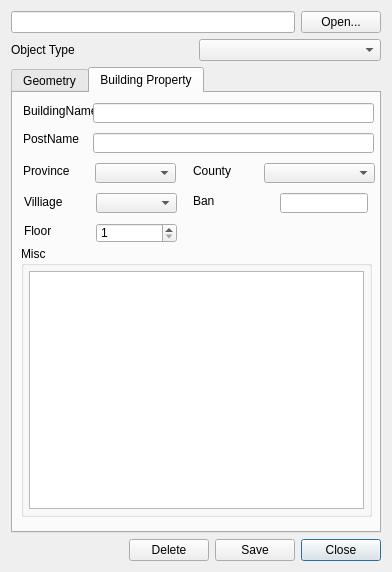
<?xml version="1.0" encoding="UTF-8"?>
<ui version="4.0">
 <class>ObjectAddDlg</class>
 <widget class="QDialog" name="ObjectAddDlg">
  <property name="geometry">
   <rect>
    <x>0</x>
    <y>0</y>
    <width>392</width>
    <height>572</height>
   </rect>
  </property>
  <property name="windowTitle">
   <string>ObjectAddDlg</string>
  </property>
  <layout class="QVBoxLayout" name="verticalLayout">
   <item>
    <layout class="QHBoxLayout" name="horizontalLayout_4">
     <item>
      <widget class="QLineEdit" name="filenameEdit">
       <property name="alignment">
        <set>Qt::AlignRight|Qt::AlignTrailing|Qt::AlignVCenter</set>
       </property>
      </widget>
     </item>
     <item>
      <widget class="QPushButton" name="openButton">
       <property name="focusPolicy">
        <enum>Qt::StrongFocus</enum>
       </property>
       <property name="text">
        <string>Open...</string>
       </property>
       <property name="shortcut">
        <string>Ctrl+O</string>
       </property>
       <property name="checkable">
        <bool>false</bool>
       </property>
       <property name="autoDefault">
        <bool>false</bool>
       </property>
      </widget>
     </item>
    </layout>
   </item>
   <item>
    <layout class="QHBoxLayout" name="horizontalLayout_7">
     <item>
      <widget class="QLabel" name="label_12">
       <property name="text">
        <string>Object Type</string>
       </property>
      </widget>
     </item>
     <item>
      <widget class="QComboBox" name="comboBoxObjectType">
       <property name="enabled">
        <bool>true</bool>
       </property>
      </widget>
     </item>
    </layout>
   </item>
   <item>
    <widget class="QTabWidget" name="tabWidget">
     <property name="enabled">
      <bool>true</bool>
     </property>
     <property name="whatsThis">
      <string>&lt;html&gt;&lt;head/&gt;&lt;body&gt;&lt;p&gt;&lt;br/&gt;&lt;/p&gt;&lt;/body&gt;&lt;/html&gt;</string>
     </property>
     <property name="currentIndex">
      <number>1</number>
     </property>
     <widget class="QWidget" name="viewTab">
      <attribute name="title">
       <string>Geometry</string>
      </attribute>
      <widget class="QGroupBox" name="groupBox_2">
       <property name="geometry">
        <rect>
         <x>10</x>
         <y>0</y>
         <width>351</width>
         <height>290</height>
        </rect>
       </property>
       <property name="title">
        <string>Geometry</string>
       </property>
       <widget class="QDoubleSpinBox" name="heightDoubleSpinBox">
        <property name="enabled">
         <bool>true</bool>
        </property>
        <property name="geometry">
         <rect>
          <x>70</x>
          <y>232</y>
          <width>90</width>
          <height>20</height>
         </rect>
        </property>
        <property name="alignment">
         <set>Qt::AlignRight|Qt::AlignTrailing|Qt::AlignVCenter</set>
        </property>
        <property name="minimum">
         <double>-6378137.000000000000000</double>
        </property>
        <property name="maximum">
         <double>6378137.000000000000000</double>
        </property>
       </widget>
       <widget class="QLabel" name="fillColorLabel">
        <property name="geometry">
         <rect>
          <x>170</x>
          <y>173</y>
          <width>50</width>
          <height>23</height>
         </rect>
        </property>
        <property name="text">
         <string>Length</string>
        </property>
       </widget>
       <widget class="QToolButton" name="setDirectionButton">
        <property name="enabled">
         <bool>true</bool>
        </property>
        <property name="geometry">
         <rect>
          <x>10</x>
          <y>60</y>
          <width>100</width>
          <height>21</height>
         </rect>
        </property>
        <property name="text">
         <string>Adjust Azimuth</string>
        </property>
        <property name="shortcut">
         <string extracomment="qqq">A</string>
        </property>
        <property name="checkable">
         <bool>true</bool>
        </property>
        <property name="autoExclusive">
         <bool>true</bool>
        </property>
        <attribute name="buttonGroup">
         <string notr="true">buttonGroup</string>
        </attribute>
       </widget>
       <widget class="QPushButton" name="Rotate90AroundXButton">
        <property name="enabled">
         <bool>true</bool>
        </property>
        <property name="geometry">
         <rect>
          <x>230</x>
          <y>84</y>
          <width>100</width>
          <height>25</height>
         </rect>
        </property>
        <property name="text">
         <string>Rotate 90  X Axis </string>
        </property>
        <property name="shortcut">
         <string>Ctrl+F</string>
        </property>
       </widget>
       <widget class="QDoubleSpinBox" name="lengthDoubleSpinBox">
        <property name="enabled">
         <bool>true</bool>
        </property>
        <property name="geometry">
         <rect>
          <x>230</x>
          <y>173</y>
          <width>90</width>
          <height>20</height>
         </rect>
        </property>
        <property name="alignment">
         <set>Qt::AlignRight|Qt::AlignTrailing|Qt::AlignVCenter</set>
        </property>
        <property name="suffix">
         <string>m</string>
        </property>
        <property name="decimals">
         <number>3</number>
        </property>
        <property name="minimum">
         <double>0.000000000000000</double>
        </property>
        <property name="maximum">
         <double>10000.000000000000000</double>
        </property>
        <property name="singleStep">
         <double>0.500000000000000</double>
        </property>
        <property name="value">
         <double>50.000000000000000</double>
        </property>
       </widget>
       <widget class="QDoubleSpinBox" name="azimuthDoubleSpinBox">
        <property name="enabled">
         <bool>true</bool>
        </property>
        <property name="geometry">
         <rect>
          <x>70</x>
          <y>262</y>
          <width>90</width>
          <height>20</height>
         </rect>
        </property>
        <property name="alignment">
         <set>Qt::AlignRight|Qt::AlignTrailing|Qt::AlignVCenter</set>
        </property>
        <property name="maximum">
         <double>360.000000000000000</double>
        </property>
       </widget>
       <widget class="QLabel" name="latitudeLabel">
        <property name="geometry">
         <rect>
          <x>10</x>
          <y>203</y>
          <width>90</width>
          <height>20</height>
         </rect>
        </property>
        <property name="text">
         <string>Latitude:</string>
        </property>
       </widget>
       <widget class="QToolButton" name="backgroundMoveButton">
        <property name="enabled">
         <bool>true</bool>
        </property>
        <property name="geometry">
         <rect>
          <x>230</x>
          <y>40</y>
          <width>100</width>
          <height>21</height>
         </rect>
        </property>
        <property name="text">
         <string>Background Move</string>
        </property>
        <property name="shortcut">
         <string>C</string>
        </property>
        <property name="checkable">
         <bool>true</bool>
        </property>
        <property name="autoExclusive">
         <bool>true</bool>
        </property>
        <attribute name="buttonGroup">
         <string notr="true">buttonGroup</string>
        </attribute>
       </widget>
       <widget class="QDoubleSpinBox" name="heightDoubleSpinBox1">
        <property name="enabled">
         <bool>true</bool>
        </property>
        <property name="geometry">
         <rect>
          <x>230</x>
          <y>236</y>
          <width>90</width>
          <height>20</height>
         </rect>
        </property>
        <property name="alignment">
         <set>Qt::AlignRight|Qt::AlignTrailing|Qt::AlignVCenter</set>
        </property>
        <property name="suffix">
         <string>m</string>
        </property>
        <property name="decimals">
         <number>3</number>
        </property>
        <property name="minimum">
         <double>0.000000000000000</double>
        </property>
        <property name="maximum">
         <double>10000.000000000000000</double>
        </property>
        <property name="singleStep">
         <double>0.500000000000000</double>
        </property>
        <property name="value">
         <double>50.000000000000000</double>
        </property>
       </widget>
       <widget class="QToolButton" name="scalingXAxisButton">
        <property name="enabled">
         <bool>true</bool>
        </property>
        <property name="geometry">
         <rect>
          <x>120</x>
          <y>80</y>
          <width>100</width>
          <height>21</height>
         </rect>
        </property>
        <property name="text">
         <string>Scaling X Axis</string>
        </property>
        <property name="shortcut">
         <string>X</string>
        </property>
        <property name="checkable">
         <bool>true</bool>
        </property>
        <property name="autoExclusive">
         <bool>true</bool>
        </property>
        <attribute name="buttonGroup">
         <string notr="true">buttonGroup</string>
        </attribute>
       </widget>
       <widget class="QToolButton" name="scalingYAxisButton">
        <property name="enabled">
         <bool>true</bool>
        </property>
        <property name="geometry">
         <rect>
          <x>120</x>
          <y>100</y>
          <width>100</width>
          <height>21</height>
         </rect>
        </property>
        <property name="text">
         <string>Scaling Y Axis</string>
        </property>
        <property name="shortcut">
         <string>Y</string>
        </property>
        <property name="checkable">
         <bool>true</bool>
        </property>
        <property name="autoExclusive">
         <bool>true</bool>
        </property>
        <attribute name="buttonGroup">
         <string notr="true">buttonGroup</string>
        </attribute>
       </widget>
       <widget class="QLabel" name="fillColorLabel_3">
        <property name="geometry">
         <rect>
          <x>170</x>
          <y>201</y>
          <width>50</width>
          <height>23</height>
         </rect>
        </property>
        <property name="text">
         <string>Width</string>
        </property>
       </widget>
       <widget class="QToolButton" name="scalingAllAxisButton">
        <property name="enabled">
         <bool>true</bool>
        </property>
        <property name="geometry">
         <rect>
          <x>120</x>
          <y>40</y>
          <width>100</width>
          <height>21</height>
         </rect>
        </property>
        <property name="text">
         <string>Scaling All Axiss</string>
        </property>
        <property name="shortcut">
         <string>S</string>
        </property>
        <property name="checkable">
         <bool>true</bool>
        </property>
        <property name="autoExclusive">
         <bool>true</bool>
        </property>
        <attribute name="buttonGroup">
         <string notr="true">buttonGroup</string>
        </attribute>
       </widget>
       <widget class="QToolButton" name="selectButton">
        <property name="enabled">
         <bool>true</bool>
        </property>
        <property name="geometry">
         <rect>
          <x>230</x>
          <y>60</y>
          <width>100</width>
          <height>21</height>
         </rect>
        </property>
        <property name="text">
         <string>Select</string>
        </property>
        <property name="shortcut">
         <string>Ctrl+Shift+S</string>
        </property>
        <property name="checkable">
         <bool>true</bool>
        </property>
        <property name="checked">
         <bool>false</bool>
        </property>
        <property name="autoExclusive">
         <bool>true</bool>
        </property>
        <attribute name="buttonGroup">
         <string notr="true">buttonGroup</string>
        </attribute>
       </widget>
       <widget class="QToolButton" name="setHeightButton">
        <property name="enabled">
         <bool>true</bool>
        </property>
        <property name="geometry">
         <rect>
          <x>10</x>
          <y>80</y>
          <width>100</width>
          <height>21</height>
         </rect>
        </property>
        <property name="text">
         <string>Adjust Altitude</string>
        </property>
        <property name="shortcut">
         <string>H</string>
        </property>
        <property name="checkable">
         <bool>true</bool>
        </property>
        <property name="autoExclusive">
         <bool>true</bool>
        </property>
        <attribute name="buttonGroup">
         <string notr="true">buttonGroup</string>
        </attribute>
       </widget>
       <widget class="QLabel" name="rangeLabel">
        <property name="geometry">
         <rect>
          <x>10</x>
          <y>232</y>
          <width>90</width>
          <height>20</height>
         </rect>
        </property>
        <property name="text">
         <string>Altitude</string>
        </property>
       </widget>
       <widget class="QDoubleSpinBox" name="longitudeDoubleSpinBox">
        <property name="enabled">
         <bool>true</bool>
        </property>
        <property name="geometry">
         <rect>
          <x>70</x>
          <y>173</y>
          <width>90</width>
          <height>20</height>
         </rect>
        </property>
        <property name="alignment">
         <set>Qt::AlignRight|Qt::AlignTrailing|Qt::AlignVCenter</set>
        </property>
        <property name="decimals">
         <number>6</number>
        </property>
        <property name="minimum">
         <double>-180.000000000000000</double>
        </property>
        <property name="maximum">
         <double>180.000000000000000</double>
        </property>
        <property name="singleStep">
         <double>0.000001000000000</double>
        </property>
       </widget>
       <widget class="QPushButton" name="flipButton">
        <property name="enabled">
         <bool>true</bool>
        </property>
        <property name="geometry">
         <rect>
          <x>10</x>
          <y>144</y>
          <width>100</width>
          <height>25</height>
         </rect>
        </property>
        <property name="text">
         <string>Flip</string>
        </property>
        <property name="shortcut">
         <string>Ctrl+F</string>
        </property>
       </widget>
       <widget class="QDoubleSpinBox" name="widthDoubleSpinBox">
        <property name="enabled">
         <bool>true</bool>
        </property>
        <property name="geometry">
         <rect>
          <x>230</x>
          <y>203</y>
          <width>90</width>
          <height>20</height>
         </rect>
        </property>
        <property name="alignment">
         <set>Qt::AlignRight|Qt::AlignTrailing|Qt::AlignVCenter</set>
        </property>
        <property name="suffix">
         <string>m</string>
        </property>
        <property name="decimals">
         <number>3</number>
        </property>
        <property name="minimum">
         <double>0.000000000000000</double>
        </property>
        <property name="maximum">
         <double>10000.000000000000000</double>
        </property>
        <property name="singleStep">
         <double>0.500000000000000</double>
        </property>
        <property name="value">
         <double>50.000000000000000</double>
        </property>
       </widget>
       <widget class="QToolButton" name="scalingZAxisButton">
        <property name="enabled">
         <bool>true</bool>
        </property>
        <property name="geometry">
         <rect>
          <x>120</x>
          <y>120</y>
          <width>100</width>
          <height>21</height>
         </rect>
        </property>
        <property name="text">
         <string>Scaling Z Axis</string>
        </property>
        <property name="shortcut">
         <string>Z</string>
        </property>
        <property name="checkable">
         <bool>true</bool>
        </property>
        <property name="autoExclusive">
         <bool>true</bool>
        </property>
        <attribute name="buttonGroup">
         <string notr="true">buttonGroup</string>
        </attribute>
       </widget>
       <widget class="QLabel" name="longitudeLabel">
        <property name="geometry">
         <rect>
          <x>10</x>
          <y>173</y>
          <width>90</width>
          <height>20</height>
         </rect>
        </property>
        <property name="text">
         <string>Longitude:</string>
        </property>
       </widget>
       <widget class="QLabel" name="rangeLabel_2">
        <property name="enabled">
         <bool>true</bool>
        </property>
        <property name="geometry">
         <rect>
          <x>10</x>
          <y>262</y>
          <width>90</width>
          <height>20</height>
         </rect>
        </property>
        <property name="text">
         <string>Azimuth</string>
        </property>
       </widget>
       <widget class="QLabel" name="fillColorLabel_4">
        <property name="geometry">
         <rect>
          <x>171</x>
          <y>252</y>
          <width>50</width>
          <height>23</height>
         </rect>
        </property>
        <property name="text">
         <string>Height</string>
        </property>
       </widget>
       <widget class="QPushButton" name="Rotate90AroundYButton">
        <property name="geometry">
         <rect>
          <x>230</x>
          <y>115</y>
          <width>100</width>
          <height>25</height>
         </rect>
        </property>
        <property name="text">
         <string>Rotate 90 Y Axis</string>
        </property>
       </widget>
       <widget class="QToolButton" name="setPositionButton">
        <property name="enabled">
         <bool>true</bool>
        </property>
        <property name="geometry">
         <rect>
          <x>10</x>
          <y>40</y>
          <width>101</width>
          <height>21</height>
         </rect>
        </property>
        <property name="text">
         <string>Set Position</string>
        </property>
        <property name="shortcut">
         <string>P</string>
        </property>
        <property name="checkable">
         <bool>true</bool>
        </property>
        <property name="checked">
         <bool>true</bool>
        </property>
        <property name="autoExclusive">
         <bool>true</bool>
        </property>
        <attribute name="buttonGroup">
         <string notr="true">buttonGroup</string>
        </attribute>
       </widget>
       <widget class="QPushButton" name="InvertXAxisButton">
        <property name="enabled">
         <bool>true</bool>
        </property>
        <property name="geometry">
         <rect>
          <x>120</x>
          <y>144</y>
          <width>100</width>
          <height>25</height>
         </rect>
        </property>
        <property name="text">
         <string>Invert XAxis</string>
        </property>
        <property name="shortcut">
         <string>Ctrl+F</string>
        </property>
       </widget>
       <widget class="QDoubleSpinBox" name="latitudeDoubleSpinBox">
        <property name="enabled">
         <bool>true</bool>
        </property>
        <property name="geometry">
         <rect>
          <x>70</x>
          <y>205</y>
          <width>90</width>
          <height>20</height>
         </rect>
        </property>
        <property name="alignment">
         <set>Qt::AlignRight|Qt::AlignTrailing|Qt::AlignVCenter</set>
        </property>
        <property name="decimals">
         <number>6</number>
        </property>
        <property name="minimum">
         <double>-90.000000000000000</double>
        </property>
        <property name="maximum">
         <double>90.989999999999995</double>
        </property>
        <property name="singleStep">
         <double>0.000001000000000</double>
        </property>
       </widget>
       <widget class="QToolButton" name="scalingXYAxisButton">
        <property name="enabled">
         <bool>true</bool>
        </property>
        <property name="geometry">
         <rect>
          <x>120</x>
          <y>60</y>
          <width>100</width>
          <height>21</height>
         </rect>
        </property>
        <property name="text">
         <string>Scaling XY Axis</string>
        </property>
        <property name="shortcut">
         <string>Y</string>
        </property>
        <property name="checkable">
         <bool>true</bool>
        </property>
        <property name="autoExclusive">
         <bool>true</bool>
        </property>
        <attribute name="buttonGroup">
         <string notr="true">buttonGroup</string>
        </attribute>
       </widget>
       <widget class="QToolButton" name="RotateXAxisButton">
        <property name="enabled">
         <bool>true</bool>
        </property>
        <property name="geometry">
         <rect>
          <x>10</x>
          <y>100</y>
          <width>100</width>
          <height>21</height>
         </rect>
        </property>
        <property name="text">
         <string>Rotate X Axis</string>
        </property>
        <property name="shortcut">
         <string>X</string>
        </property>
        <property name="checkable">
         <bool>true</bool>
        </property>
        <property name="autoExclusive">
         <bool>true</bool>
        </property>
        <attribute name="buttonGroup">
         <string notr="true">buttonGroup</string>
        </attribute>
       </widget>
       <widget class="QToolButton" name="RotateYAxisButton">
        <property name="enabled">
         <bool>true</bool>
        </property>
        <property name="geometry">
         <rect>
          <x>10</x>
          <y>120</y>
          <width>100</width>
          <height>21</height>
         </rect>
        </property>
        <property name="text">
         <string>Rotate Y Axis</string>
        </property>
        <property name="shortcut">
         <string>X</string>
        </property>
        <property name="checkable">
         <bool>true</bool>
        </property>
        <property name="autoExclusive">
         <bool>true</bool>
        </property>
        <attribute name="buttonGroup">
         <string notr="true">buttonGroup</string>
        </attribute>
       </widget>
       <widget class="QCheckBox" name="checkBoxPositionSave">
        <property name="geometry">
         <rect>
          <x>10</x>
          <y>16</y>
          <width>375</width>
          <height>18</height>
         </rect>
        </property>
        <property name="text">
         <string>Set Position And Immediately Save</string>
        </property>
       </widget>
       <widget class="QCheckBox" name="checkBoxMultiSelect">
        <property name="geometry">
         <rect>
          <x>210</x>
          <y>16</y>
          <width>375</width>
          <height>18</height>
         </rect>
        </property>
        <property name="text">
         <string>Multi Select</string>
        </property>
       </widget>
      </widget>
      <widget class="QGroupBox" name="groupBox_3">
       <property name="geometry">
        <rect>
         <x>10</x>
         <y>292</y>
         <width>351</width>
         <height>141</height>
        </rect>
       </property>
       <property name="title">
        <string>Material</string>
       </property>
       <widget class="QCheckBox" name="checkBoxFog">
        <property name="geometry">
         <rect>
          <x>200</x>
          <y>118</y>
          <width>81</width>
          <height>18</height>
         </rect>
        </property>
        <property name="text">
         <string>Enable Fog</string>
        </property>
       </widget>
       <widget class="QPushButton" name="pushButtonDiffuseColor">
        <property name="geometry">
         <rect>
          <x>100</x>
          <y>40</y>
          <width>50</width>
          <height>25</height>
         </rect>
        </property>
        <property name="text">
         <string/>
        </property>
       </widget>
       <widget class="QPushButton" name="pushButtonEmissiveColor">
        <property name="geometry">
         <rect>
          <x>290</x>
          <y>67</y>
          <width>50</width>
          <height>25</height>
         </rect>
        </property>
        <property name="text">
         <string/>
        </property>
       </widget>
       <widget class="QComboBox" name="materialComboBox">
        <property name="enabled">
         <bool>true</bool>
        </property>
        <property name="geometry">
         <rect>
          <x>180</x>
          <y>14</y>
          <width>161</width>
          <height>20</height>
         </rect>
        </property>
       </widget>
       <widget class="QLabel" name="label_5">
        <property name="geometry">
         <rect>
          <x>10</x>
          <y>67</y>
          <width>81</width>
          <height>25</height>
         </rect>
        </property>
        <property name="text">
         <string>Ambient Color</string>
        </property>
       </widget>
       <widget class="QLabel" name="label_4">
        <property name="geometry">
         <rect>
          <x>10</x>
          <y>40</y>
          <width>81</width>
          <height>25</height>
         </rect>
        </property>
        <property name="text">
         <string>Diffuse Color</string>
        </property>
       </widget>
       <widget class="QSlider" name="horizontalSliderShiness">
        <property name="geometry">
         <rect>
          <x>100</x>
          <y>98</y>
          <width>241</width>
          <height>16</height>
         </rect>
        </property>
        <property name="maximum">
         <number>128</number>
        </property>
        <property name="orientation">
         <enum>Qt::Horizontal</enum>
        </property>
       </widget>
       <widget class="QPushButton" name="pushButtonSpecularColor">
        <property name="geometry">
         <rect>
          <x>100</x>
          <y>67</y>
          <width>50</width>
          <height>25</height>
         </rect>
        </property>
        <property name="text">
         <string/>
        </property>
       </widget>
       <widget class="QCheckBox" name="checkBoxLighting">
        <property name="geometry">
         <rect>
          <x>10</x>
          <y>118</y>
          <width>151</width>
          <height>18</height>
         </rect>
        </property>
        <property name="text">
         <string>Enable Lighting</string>
        </property>
       </widget>
       <widget class="QLabel" name="label_14">
        <property name="geometry">
         <rect>
          <x>10</x>
          <y>93</y>
          <width>71</width>
          <height>25</height>
         </rect>
        </property>
        <property name="text">
         <string>Shiness</string>
        </property>
       </widget>
       <widget class="QLabel" name="label_8">
        <property name="geometry">
         <rect>
          <x>190</x>
          <y>67</y>
          <width>81</width>
          <height>25</height>
         </rect>
        </property>
        <property name="text">
         <string>Specular Color</string>
        </property>
       </widget>
       <widget class="QLabel" name="label">
        <property name="geometry">
         <rect>
          <x>13</x>
          <y>15</y>
          <width>162</width>
          <height>20</height>
         </rect>
        </property>
        <property name="text">
         <string>Material Type</string>
        </property>
       </widget>
       <widget class="QLabel" name="label_13">
        <property name="geometry">
         <rect>
          <x>190</x>
          <y>40</y>
          <width>91</width>
          <height>25</height>
         </rect>
        </property>
        <property name="text">
         <string>Emissive Color</string>
        </property>
       </widget>
       <widget class="QPushButton" name="pushButtonAmbientColor">
        <property name="geometry">
         <rect>
          <x>290</x>
          <y>40</y>
          <width>50</width>
          <height>25</height>
         </rect>
        </property>
        <property name="text">
         <string/>
        </property>
       </widget>
      </widget>
     </widget>
     <widget class="QWidget" name="buildingPropertyTab">
      <attribute name="title">
       <string>Building Property</string>
      </attribute>
      <widget class="QLabel" name="label_2">
       <property name="geometry">
        <rect>
         <x>10</x>
         <y>10</y>
         <width>81</width>
         <height>16</height>
        </rect>
       </property>
       <property name="text">
        <string>BuildingName</string>
       </property>
      </widget>
      <widget class="QLineEdit" name="lineEditBuildingName">
       <property name="geometry">
        <rect>
         <x>80</x>
         <y>10</y>
         <width>281</width>
         <height>20</height>
        </rect>
       </property>
      </widget>
      <widget class="QLineEdit" name="lineEditPostName">
       <property name="geometry">
        <rect>
         <x>80</x>
         <y>40</y>
         <width>281</width>
         <height>20</height>
        </rect>
       </property>
      </widget>
      <widget class="QLabel" name="label_3">
       <property name="geometry">
        <rect>
         <x>10</x>
         <y>38</y>
         <width>81</width>
         <height>16</height>
        </rect>
       </property>
       <property name="text">
        <string>PostName     </string>
       </property>
      </widget>
      <widget class="QSpinBox" name="spinBoxFloor">
       <property name="geometry">
        <rect>
         <x>83</x>
         <y>130</y>
         <width>81</width>
         <height>20</height>
        </rect>
       </property>
       <property name="suffix">
        <string extracomment="층"/>
       </property>
       <property name="minimum">
        <number>1</number>
       </property>
       <property name="maximum">
        <number>100</number>
       </property>
      </widget>
      <widget class="QLabel" name="label_11">
       <property name="geometry">
        <rect>
         <x>11</x>
         <y>130</y>
         <width>71</width>
         <height>16</height>
        </rect>
       </property>
       <property name="text">
        <string>Floor</string>
       </property>
      </widget>
      <widget class="QGroupBox" name="groupBox">
       <property name="geometry">
        <rect>
         <x>8</x>
         <y>153</y>
         <width>351</width>
         <height>271</height>
        </rect>
       </property>
       <property name="title">
        <string>Misc</string>
       </property>
       <layout class="QHBoxLayout" name="horizontalLayout_15">
        <property name="spacing">
         <number>5</number>
        </property>
        <property name="margin">
         <number>5</number>
        </property>
        <item>
         <widget class="QTextEdit" name="textEditMisc"/>
        </item>
       </layout>
      </widget>
      <widget class="QLabel" name="label_6">
       <property name="geometry">
        <rect>
         <x>10</x>
         <y>70</y>
         <width>81</width>
         <height>16</height>
        </rect>
       </property>
       <property name="text">
        <string>Province</string>
       </property>
      </widget>
      <widget class="QComboBox" name="comboBoxProvince">
       <property name="geometry">
        <rect>
         <x>82</x>
         <y>70</y>
         <width>81</width>
         <height>20</height>
        </rect>
       </property>
       <property name="sizePolicy">
        <sizepolicy hsizetype="Expanding" vsizetype="Fixed">
         <horstretch>0</horstretch>
         <verstretch>0</verstretch>
        </sizepolicy>
       </property>
      </widget>
      <widget class="QLabel" name="label_7">
       <property name="geometry">
        <rect>
         <x>180</x>
         <y>70</y>
         <width>51</width>
         <height>16</height>
        </rect>
       </property>
       <property name="text">
        <string>County</string>
       </property>
      </widget>
      <widget class="QComboBox" name="comboBoxCounty">
       <property name="geometry">
        <rect>
         <x>251</x>
         <y>70</y>
         <width>111</width>
         <height>20</height>
        </rect>
       </property>
       <property name="sizePolicy">
        <sizepolicy hsizetype="Expanding" vsizetype="Fixed">
         <horstretch>0</horstretch>
         <verstretch>0</verstretch>
        </sizepolicy>
       </property>
      </widget>
      <widget class="QLabel" name="label_10">
       <property name="geometry">
        <rect>
         <x>180</x>
         <y>100</y>
         <width>51</width>
         <height>16</height>
        </rect>
       </property>
       <property name="text">
        <string>Ban      </string>
       </property>
      </widget>
      <widget class="QLineEdit" name="lineEditBan">
       <property name="geometry">
        <rect>
         <x>267</x>
         <y>100</y>
         <width>88</width>
         <height>20</height>
        </rect>
       </property>
      </widget>
      <widget class="QLabel" name="label_9">
       <property name="geometry">
        <rect>
         <x>11</x>
         <y>101</y>
         <width>81</width>
         <height>16</height>
        </rect>
       </property>
       <property name="text">
        <string>Villiage   </string>
       </property>
      </widget>
      <widget class="QComboBox" name="comboBoxVilliage">
       <property name="geometry">
        <rect>
         <x>83</x>
         <y>100</y>
         <width>81</width>
         <height>20</height>
        </rect>
       </property>
       <property name="sizePolicy">
        <sizepolicy hsizetype="Expanding" vsizetype="Fixed">
         <horstretch>0</horstretch>
         <verstretch>0</verstretch>
        </sizepolicy>
       </property>
      </widget>
     </widget>
    </widget>
   </item>
   <item>
    <layout class="QHBoxLayout" name="horizontalLayout">
     <item>
      <spacer name="horizontalSpacer">
       <property name="orientation">
        <enum>Qt::Horizontal</enum>
       </property>
       <property name="sizeType">
        <enum>QSizePolicy::Expanding</enum>
       </property>
       <property name="sizeHint" stdset="0">
        <size>
         <width>40</width>
         <height>20</height>
        </size>
       </property>
      </spacer>
     </item>
     <item>
      <widget class="QPushButton" name="pushButtonDelete">
       <property name="enabled">
        <bool>true</bool>
       </property>
       <property name="text">
        <string>Delete</string>
       </property>
      </widget>
     </item>
     <item>
      <widget class="QPushButton" name="saveButton">
       <property name="enabled">
        <bool>true</bool>
       </property>
       <property name="text">
        <string>Save</string>
       </property>
       <property name="shortcut">
        <string comment="qqq">Ctrl+S</string>
       </property>
       <property name="autoDefault">
        <bool>false</bool>
       </property>
       <property name="default">
        <bool>true</bool>
       </property>
      </widget>
     </item>
     <item>
      <widget class="QPushButton" name="closeButton">
       <property name="text">
        <string>Close</string>
       </property>
       <property name="autoDefault">
        <bool>false</bool>
       </property>
       <property name="default">
        <bool>true</bool>
       </property>
      </widget>
     </item>
    </layout>
   </item>
  </layout>
 </widget>
 <layoutdefault spacing="6" margin="11"/>
 <resources/>
 <connections/>
 <buttongroups>
  <buttongroup name="buttonGroup"/>
 </buttongroups>
</ui>
